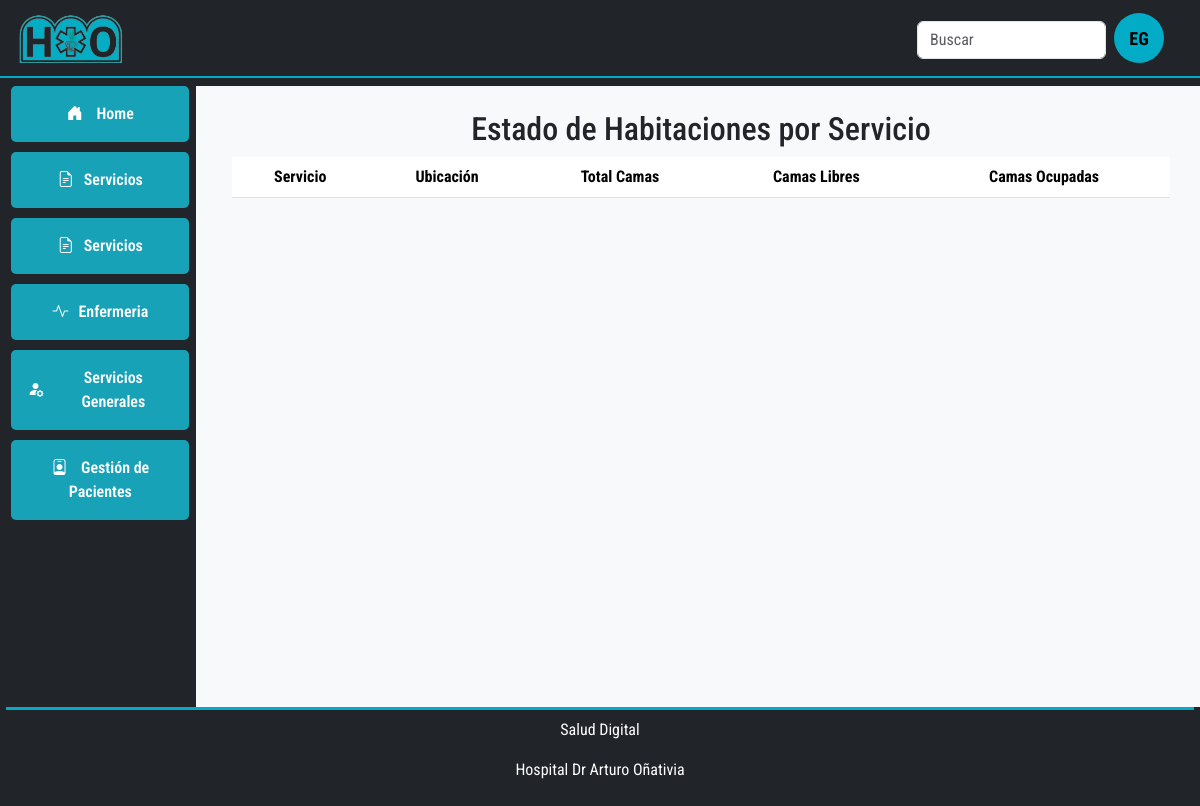
The page /habitaciones-por-servicio/ on the database as committed earlier.
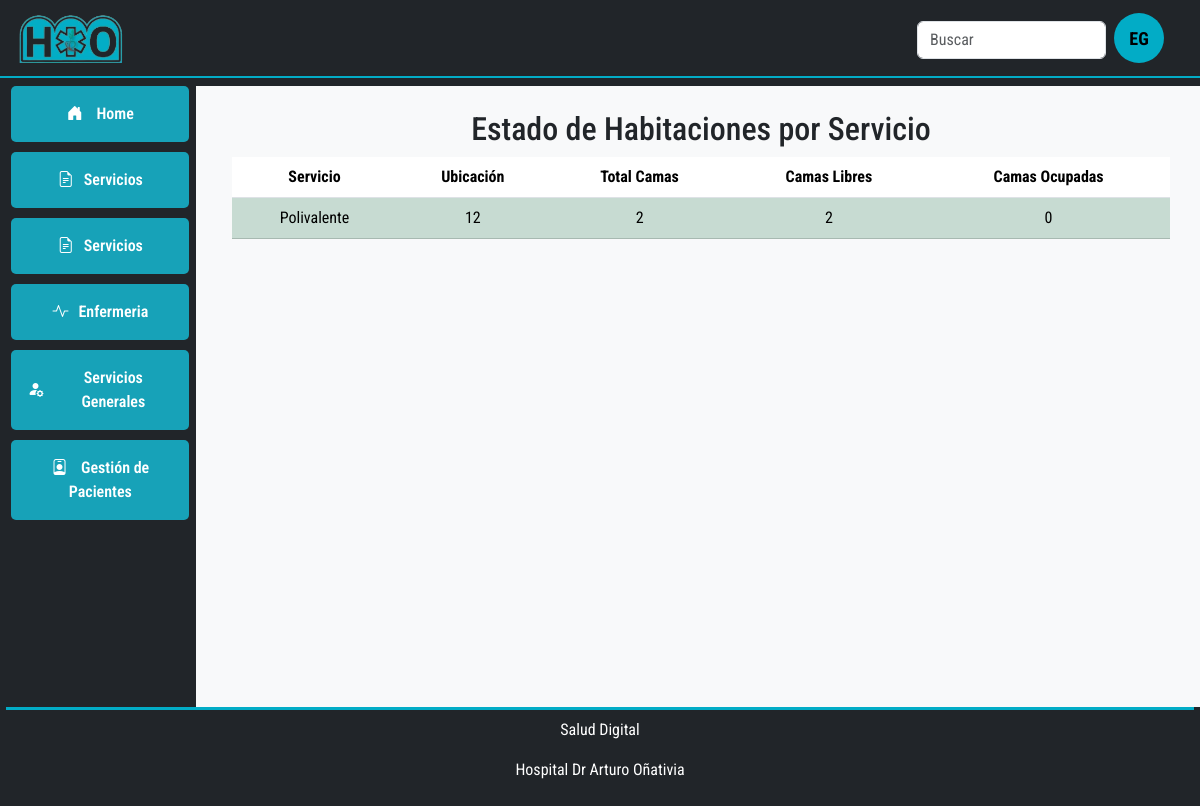
The same page on the database as committed later.
### gestioncamas/models.py (models this page shows, shortened)
class Servicio(models.Model):
    nombre = models.CharField(max_length=100)
    descripcion = models.TextField()
    color_identificativo = models.CharField(max_length=7)
    orden_visualizacion = models.IntegerField()
    capacidad_total = models.IntegerField()
    nivel_alerta_ocupacion = models.IntegerField()
    activo = models.BooleanField(default=True)
    created_at = models.DateTimeField(auto_now_add=True)
    updated_at = models.DateTimeField(auto_now=True)

class Ubicacion(models.Model):
    TIPO_CHOICES = [('HABITACION', 'Habitación'), ('AREA', 'Área')]
    servicio = models.ForeignKey(Servicio, on_delete=models.CASCADE)
    nombre = models.CharField(max_length=100)
    tipo = models.CharField(choices=TIPO_CHOICES, max_length=10)
    capacidad = models.IntegerField()
    notas = models.TextField(blank=True)
    activo = models.BooleanField(default=True)
    created_at = models.DateTimeField(auto_now_add=True)
    updated_at = models.DateTimeField(auto_now=True)

### gestioncamas/views.py (the view)
# urls.py: path('habitaciones-por-servicio/', views.habitaciones_por_servicio, name='habitaciones_por_servicio'),
def habitaciones_por_servicio(request):
    servicios = Servicio.objects.all()
    data = []
    for servicio in servicios:
        ubicaciones = servicio.ubicacion_set.all()  # Obtener todas las ubicaciones asociadas al servicio
        for ubicacion in ubicaciones:
            camas = ubicacion.cama_set.all()  # Obtener todas las camas de la ubicación
            total_camas = camas.count()
            camas_libres = camas.filter(estado='LIBRE').count()
            camas_ocupadas = total_camas - camas_libres
            if camas_libres > 0:
                color = 'green'  # Hay camas libres
            else:
                color = 'red'  # Todas las camas están ocupadas
            data.append({
                'servicio': servicio,
                'ubicacion': ubicacion,
                'total_camas': total_camas,
                'camas_libres': camas_libres,
                'camas_ocupadas': camas_ocupadas,
                'color': color,
            })
    return render(request, 'gestioncamas/habitaciones_por_servicio.html', {'data': data})

### gestioncamas/templates/gestioncamas/habitaciones_por_servicio.html (shortened to what this page needs)
{% extends 'base.html' %}
{% block main_content %}
    <div class="container">
        <h2>Estado de Habitaciones por Servicio</h2>
        <table class="table table-striped">
            <thead>
                <tr>
                    <th>Servicio</th>
                    <th>Ubicación</th>
                    <th>Total Camas</th>
                    <th>Camas Libres</th>
                    <th>Camas Ocupadas</th>
                </tr>
            </thead>
            <tbody>
                {% for item in data %}
                    <tr class="
                        {% if item.camas_libres == 0 %}
                            table-danger
                        {% elif item.camas_libres > 0 %}
                            table-success
                        {% else %}
                            table-warning
                        {% endif %}
                    ">
                        <td>{{ item.servicio.nombre }}</td>
                        <td>{{ item.ubicacion.nombre }}</td>
                        <td>{{ item.total_camas }}</td>
                        <td>{{ item.camas_libres }}</td>
                        <td>{{ item.camas_ocupadas }}</td>
                    </tr>
                {% endfor %}
            </tbody>
        </table>
    </div>
{% endblock %}

### templates/base.html (shortened to what this page needs)
{% load static %}
<!DOCTYPE html>
<html lang="en">
  <head>
    <link
      href="https://cdn.jsdelivr.net/npm/bootstrap@5.3.3/dist/css/bootstrap.min.css"
      rel="stylesheet"
    />
    <link
      rel="stylesheet"
      href="https://cdn.jsdelivr.net/npm/bootstrap-icons@1.11.3/font/bootstrap-icons.min.css"
    />
    <link rel="stylesheet" href="{% static 'css/style.css' %}" />
  </head>
  <body class="bg-dark">
    <nav
      class="navbar navbar-dark bg-dark navbar-expand-lg fixed-top custom-border-bottom mr-1"
    >
      <div class="container-fluid">
        <a class="navbar-brand" href="#"
          ><img
            src="{% static 'imagenes/icono.png' %}"
            alt=""
            size="100"
            height="50"
        /></a>
        <div
          class="offcanvas offcanvas-end text-bg-dark"
          tabindex="-1"
          id="offcanvasDarkNavbar"
          aria-labelledby="offcanvasDarkNavbarLabel"
        >
          <div class="offcanvas-body">
            <ul class="navbar-nav justify-content-end flex-grow-1 pe-3">
              <li>
                <form class="d-flex" role="search">
                  <input
                    class="form-control mt-2 mr-2 d-none d-lg-block"
                    type="search"
                    placeholder="Buscar"
                    aria-label="Search"
                  />
                </form>
              </li>
              <li class="nav-item mx-lg-2 d-lg-block d-none">
                <div class="user-circle">
                  <span id="userInitials" class="user-initials">EG</span>
                </div>
              </li>
            </ul>
          </div>
        </div>
      </div>
    </nav>
    <main class="main-content">
      <div class="row max-expanded-width mg-auto flex-grow">
        <div
          class="menu col-sm-3 col-lg-2 bg-dark d-none d-sm-block text-center align-items-center"
        >
          <div class="box align-items-center justify-content-center">
            <a
              href="{% url 'home' %}"
              class="text-decoration-none text-white w-100"
            >
              <i class="bi bi-house-door-fill"></i> Home
            </a>
          </div>
          <div
            class="box align-items-center justify-content-center"
            id="Servicios"
            onclick="submenu('subServicios')"
          >
            <i class="bi bi-file-earmark-text"></i> Servicios
          </div>
          <div
            class="box align-items-center justify-content-center w-100"
            id="Servicios"
            onclick="submenu('subServicios')"
          >
            <i class="bi bi-file-earmark-text"></i> Servicios
          </div>
          <div
            class="box align-items-center justify-content-center w-100"
            id="Enfermeria"
            onclick="submenu('subEnfermeria')"
          >
            <i class="bi bi-activity"></i> Enfermeria
          </div>
          <div
            class="box align-items-center justify-content-center w-100"
            id="serviciosGenerales"
            onclick="submenu('subServiciosGenerales')"
          >
            <i class="bi bi-person-fill-gear"></i> Servicios Generales
          </div>
          <div class="box align-items-center justify-content-center w-100">
            <a href="" class="text-decoration-none text-white">
              <i class="bi bi-person-badge"></i> Gestión de Pacientes
            </a>
          </div>
        </div>
        <div
          class="contenido-principal col-sm-9 col-lg-10 bg-light align-items-center"
        >
          <div class="row max-expanded-width mg-auto flex-grow text-center">
            <div class="container p-4">
              {% block main_content %} {% endblock %}
            </div>
          </div>
        </div>
      </div>
    </main>
    <footer class="bg-dark text-center">
      <div class="text-white">
        <p>Salud Digital</p>
        <p>Hospital Dr Arturo Oñativia</p>
      </div>
    </footer>
  </body>
</html>

### static/css/style.css (style rules this page uses)
html, body { height: 100%; margin: 0.2rem; font-family: "Roboto Condensed", sans-serif; }
body { display: flex; flex-direction: column; }
main { flex-grow: 1; display: flex; flex-direction: column; }
.row.max-expanded-width { flex-grow: 1; display: flex; }
.col-sm-3, .col-lg-2 { height: 100%; }
.box { width: 100%; padding: 1rem; background-color: #17a2b8; color: white; margin-left: 5px; border-radius: 5px; margin-bottom: 10px; font-size: 1rem; font-weight: 600; text-align: center; cursor: pointer; display: flex; align-items: center; justify-content: center; transition: background-color 0.3s ease; }
.box i { margin-right: 10px; }
footer { padding: 0.5rem; margin: 0; border-top: solid 3px #02ACC6; }
.main-content { margin-top: 5rem; }
.custom-border-bottom { border-bottom: 2px solid #02ACC6; }
.user-circle { width: 50px; height: 50px; border-radius: 50%; background-color: #02ACC6; display: flex; justify-content: center; align-items: center; font-size: 20px; color: black; font-weight: bold; cursor: pointer; }
.user-initials { text-transform: uppercase; font-size: 18px; }

Rows that differ between the two databases and show on the page:
added Servicio: servicio.nombre "Polivalente", ubicacion.nombre "12", total_camas "2", camas_libres "2", camas_ocupadas "0"
